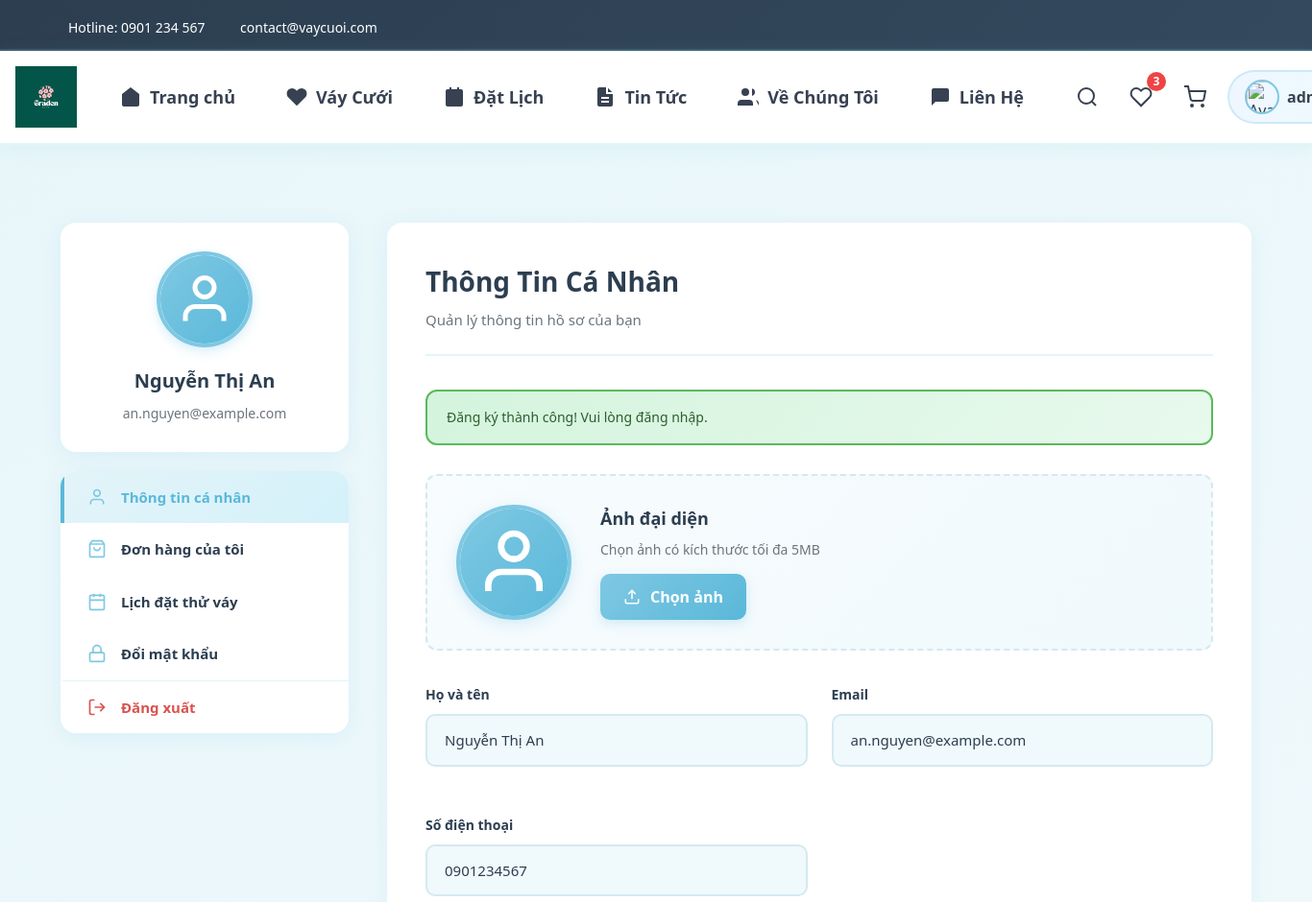
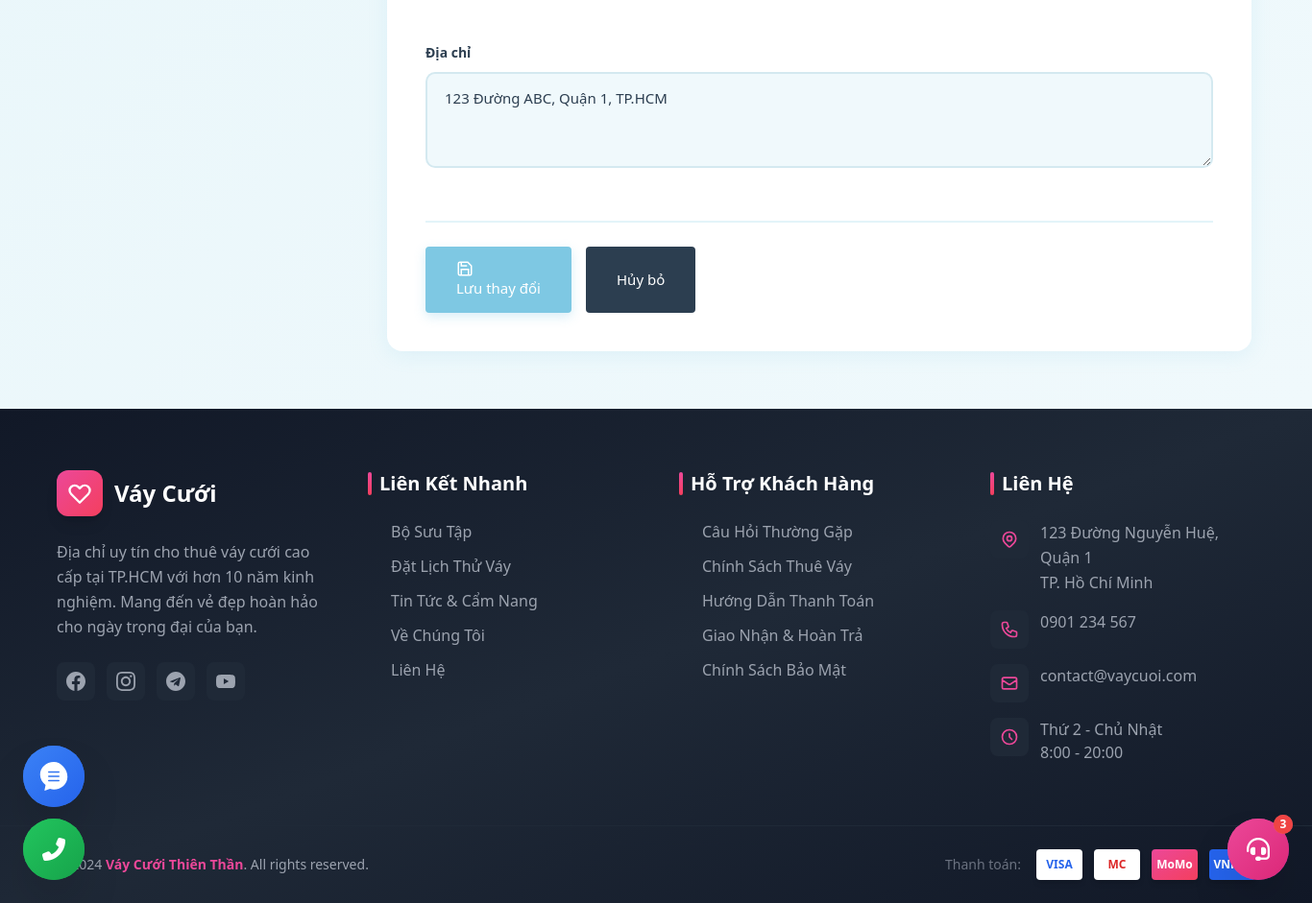
Page /account.php (signed in) on the committed database (2 pictures, top to bottom).
### tables this page shows
CREATE TABLE nguoi_dung (
   id BIGINT AUTO_INCREMENT PRIMARY KEY,
   ho_ten VARCHAR(255) NOT NULL,
   email VARCHAR(150) NOT NULL UNIQUE,
   mat_khau VARCHAR(255) NOT NULL,
   so_dien_thoai VARCHAR(30),
   dia_chi TEXT,
   created_at TIMESTAMP DEFAULT CURRENT_TIMESTAMP
);

### account.php (the view, shortened to what this page needs)
<?php
require_once 'includes/config.php';
$user_id = $_SESSION['user_id'];
$stmt = $conn->prepare("SELECT * FROM nguoi_dung WHERE id = ?");
$stmt->bind_param("i", $user_id);
$stmt->execute();
$result = $stmt->get_result();
$user = $result->fetch_assoc();
?>
<link rel="stylesheet" href="assets/css/account.css">
<?php require_once 'includes/header.php'; ?>
<div class="account-container">
    <div class="container">
        <div class="account-layout">
            <aside class="account-sidebar">
                <div class="user-profile-card">
                    <div class="profile-avatar">
                        <?php if (!empty($user['avt'])): ?>
                            <img src="<?php echo htmlspecialchars($user['avt']); ?>" alt="Avatar">
                        <?php else: ?>
                            <div class="avatar-placeholder">
                                <svg width="60" height="60" viewBox="0 0 24 24" fill="none" stroke="currentColor" stroke-width="2">
                                    <path d="M20 21v-2a4 4 0 0 0-4-4H8a4 4 0 0 0-4 4v2"/>
                                    <circle cx="12" cy="7" r="4"/>
                                </svg>
                            </div>
                        <?php endif; ?>
                    </div>
                    <h3><?php echo htmlspecialchars($user['ho_ten']); ?></h3>
                    <p><?php echo htmlspecialchars($user['email']); ?></p>
                </div>
                <nav class="account-menu">
                    <a href="account.php" class="menu-item active">
                        <svg width="20" height="20" viewBox="0 0 24 24" fill="none" stroke="currentColor" stroke-width="2">
                            <path d="M20 21v-2a4 4 0 0 0-4-4H8a4 4 0 0 0-4 4v2"/>
                            <circle cx="12" cy="7" r="4"/>
                        </svg>
                        Thông tin cá nhân
                    </a>
                    <a href="orders.php" class="menu-item">
                        <svg width="20" height="20" viewBox="0 0 24 24" fill="none" stroke="currentColor" stroke-width="2">
                            <path d="M6 2L3 6v14a2 2 0 0 0 2 2h14a2 2 0 0 0 2-2V6l-3-4z"/>
                            <line x1="3" y1="6" x2="21" y2="6"/>
                            <path d="M16 10a4 4 0 0 1-8 0"/>
                        </svg>
                        Đơn hàng của tôi
                    </a>
                    <a href="booking.php" class="menu-item">
                        <svg width="20" height="20" viewBox="0 0 24 24" fill="none" stroke="currentColor" stroke-width="2">
                            <rect x="3" y="4" width="18" height="18" rx="2" ry="2"/>
                            <line x1="16" y1="2" x2="16" y2="6"/>
                            <line x1="8" y1="2" x2="8" y2="6"/>
                            <line x1="3" y1="10" x2="21" y2="10"/>
                        </svg>
                        Lịch đặt thử váy
                    </a>
                    <a href="change-password.php" class="menu-item">
                        <svg width="20" height="20" viewBox="0 0 24 24" fill="none" stroke="currentColor" stroke-width="2">
                            <rect x="3" y="11" width="18" height="11" rx="2" ry="2"/>
                            <path d="M7 11V7a5 5 0 0 1 10 0v4"/>
                        </svg>
                        Đổi mật khẩu
                    </a>
                    <a href="logout.php" class="menu-item logout">
                        <svg width="20" height="20" viewBox="0 0 24 24" fill="none" stroke="currentColor" stroke-width="2">
                            <path d="M9 21H5a2 2 0 0 1-2-2V5a2 2 0 0 1 2-2h4"/>
                            <polyline points="16 17 21 12 16 7"/>
                            <line x1="21" y1="12" x2="9" y2="12"/>
                        </svg>
                        Đăng xuất
                    </a>
                </nav>
            </aside>
            <div class="account-content">
                <div class="content-header">
                    <h2>Thông Tin Cá Nhân</h2>
                    <p>Quản lý thông tin hồ sơ của bạn</p>
                </div>
                <?php if (isset($_SESSION['success'])): ?>
                    <div class="alert alert-success">
                        <?php echo htmlspecialchars($_SESSION['success']); unset($_SESSION['success']); ?>
                    </div>
                <?php endif; ?>
                <form action="update-profile.php" method="POST" enctype="multipart/form-data" class="profile-form">
                    <div class="avatar-upload-section">
                        <div class="current-avatar">
                            <?php if (!empty($user['avt'])): ?>
                                <img src="<?php echo htmlspecialchars($user['avt']); ?>" alt="Avatar" id="preview-avatar">
                            <?php else: ?>
                                <div class="avatar-placeholder" id="preview-avatar">
                                    <svg width="80" height="80" viewBox="0 0 24 24" fill="none" stroke="currentColor" stroke-width="2">
                                        <path d="M20 21v-2a4 4 0 0 0-4-4H8a4 4 0 0 0-4 4v2"/>
                                        <circle cx="12" cy="7" r="4"/>
                                    </svg>
                                </div>
                            <?php endif; ?>
                        </div>
                        <div class="avatar-upload-info">
                            <h4>Ảnh đại diện</h4>
                            <p>Chọn ảnh có kích thước tối đa 5MB</p>
                            <label for="avatar-input" class="btn-upload">
                                <svg width="18" height="18" viewBox="0 0 24 24" fill="none" stroke="currentColor" stroke-width="2">
                                    <path d="M21 15v4a2 2 0 0 1-2 2H5a2 2 0 0 1-2-2v-4"/>
                                    <polyline points="17 8 12 3 7 8"/>
                                    <line x1="12" y1="3" x2="12" y2="15"/>
                                </svg>
                                Chọn ảnh
                            </label>
                        </div>
                    </div>
                    <div class="form-grid">
                        <div class="form-group">
                            <label for="ho_ten">Họ và tên</label>
                            <input type="text" id="ho_ten" name="ho_ten" value="<?php echo htmlspecialchars($user['ho_ten']); ?>" required>
                        </div>
                        <div class="form-group">
                            <label for="email">Email</label>
                            <input type="email" id="email" name="email" value="<?php echo htmlspecialchars($user['email']); ?>" required>
                        </div>
                        <div class="form-group">
                            <label for="so_dien_thoai">Số điện thoại</label>
                            <input type="tel" id="so_dien_thoai" name="so_dien_thoai" value="<?php echo htmlspecialchars($user['so_dien_thoai'] ?? ''); ?>" pattern="[0-9]{10,11}">
                        </div>
                        <div class="form-group full-width">
                            <label for="dia_chi">Địa chỉ</label>
                            <textarea id="dia_chi" name="dia_chi" rows="3"><?php echo htmlspecialchars($user['dia_chi'] ?? ''); ?></textarea>
                        </div>
                    </div>
                    <div class="form-actions">
                        <button type="submit" class="btn btn-primary">
                            <svg width="18" height="18" viewBox="0 0 24 24" fill="none" stroke="currentColor" stroke-width="2">
                                <path d="M19 21H5a2 2 0 0 1-2-2V5a2 2 0 0 1 2-2h11l5 5v11a2 2 0 0 1-2 2z"/>
                                <polyline points="17 21 17 13 7 13 7 21"/>
                                <polyline points="7 3 7 8 15 8"/>
                            </svg>
                            Lưu thay đổi
                        </button>
                        <button type="reset" class="btn btn-secondary">Hủy bỏ</button>
                    </div>
                </form>
            </div>
        </div>
    </div>
</div>
<?php require_once 'includes/footer.php'; ?>

### assets/css/account.css (style rules this page uses)
.account-container { min-height: 80vh; padding: 60px 0; background: linear-gradient(135deg, #e8f6fa 0%, #f0f9fc 100%); }
.account-layout { display: grid; grid-template-columns: 300px 1fr; gap: 40px; margin-top: 20px; }
.account-sidebar { position: sticky; top: 120px; height: fit-content; }
.user-profile-card { background: white; border-radius: 16px; padding: 30px; text-align: center; box-shadow: 0 4px 20px rgba(126, 200, 227, 0.15); margin-bottom: 20px; }
.profile-avatar { width: 100px; height: 100px; margin: 0 auto 20px; border-radius: 50%; overflow: hidden; border: 4px solid #7ec8e3; box-shadow: 0 4px 12px rgba(126, 200, 227, 0.3); }
.avatar-placeholder { width: 100%; height: 100%; background: linear-gradient(135deg, #7ec8e3 0%, #5ab8d9 100%); display: flex; align-items: center; justify-content: center; color: white; }
.user-profile-card h3 { font-size: 20px; color: #2c3e50; margin-bottom: 8px; font-weight: 700; }
.user-profile-card p { color: #6c757d; font-size: 14px; }
.account-menu { background: white; border-radius: 16px; overflow: hidden; box-shadow: 0 4px 20px rgba(126, 200, 227, 0.15); }
.menu-item { display: flex; align-items: center; gap: 15px; padding: 16px 24px; color: #2c3e50; font-weight: 600; font-size: 15px; transition: all 0.3s ease; border-left: 4px solid transparent; }
.menu-item.active { background: linear-gradient(135deg, #e3f4f9 0%, #d4f1f9 100%); color: #5ab8d9; border-left-color: #5ab8d9; }
.menu-item svg { color: #7ec8e3; flex-shrink: 0; }
.menu-item.logout { color: #d9534f; border-top: 1px solid #e3f4f9; }
.menu-item.logout svg { color: #d9534f; }
.account-content { background: white; border-radius: 16px; padding: 40px; box-shadow: 0 4px 20px rgba(126, 200, 227, 0.15); }
.content-header { margin-bottom: 35px; padding-bottom: 25px; border-bottom: 2px solid #e3f4f9; }
.content-header h2 { font-size: 28px; color: #2c3e50; margin-bottom: 8px; font-weight: 800; }
.content-header p { color: #6c757d; font-size: 15px; }
.avatar-upload-section { display: flex; align-items: center; gap: 30px; padding: 30px; background: linear-gradient(135deg, #f8fcfe 0%, #f0f9fc 100%); border-radius: 12px; margin-bottom: 35px; border: 2px dashed #d4e9f0; }
.current-avatar { width: 120px; height: 120px; border-radius: 50%; overflow: hidden; border: 4px solid #7ec8e3; box-shadow: 0 4px 16px rgba(126, 200, 227, 0.3); flex-shrink: 0; }
.avatar-upload-info h4 { font-size: 18px; color: #2c3e50; margin-bottom: 8px; font-weight: 700; }
.avatar-upload-info p { color: #6c757d; font-size: 14px; margin-bottom: 15px; }
.btn-upload { display: inline-flex; align-items: center; gap: 10px; padding: 12px 24px; background: linear-gradient(135deg, #7ec8e3 0%, #5ab8d9 100%); color: white; border-radius: 10px; font-weight: 600; cursor: pointer; transition: all 0.3s ease; box-shadow: 0 4px 12px rgba(126, 200, 227, 0.3); }
.profile-form { margin-top: 30px; }
.form-grid { display: grid; grid-template-columns: 1fr 1fr; gap: 25px; margin-bottom: 30px; }
.form-group { display: flex; flex-direction: column; }
.form-group.full-width { grid-column: 1 / -1; }
.form-group label { font-weight: 600; color: #2c3e50; margin-bottom: 10px; font-size: 14px; }
.form-group input, .form-group textarea { padding: 14px 18px; border: 2px solid #d4e9f0; border-radius: 10px; font-size: 15px; transition: all 0.3s ease; background: #f8fcfe; font-family: inherit; }
.form-group textarea { resize: vertical; min-height: 100px; }
.form-actions { display: flex; gap: 15px; padding-top: 25px; border-top: 2px solid #e3f4f9; }
.btn { padding: 14px 32px; border-radius: 10px; font-weight: 700; font-size: 15px; cursor: pointer; transition: all 0.3s ease; display: inline-flex; align-items: center; gap: 10px; border: none; }
.btn-primary { background: linear-gradient(135deg, #7ec8e3 0%, #5ab8d9 100%); color: white; box-shadow: 0 4px 12px rgba(126, 200, 227, 0.3); }
.btn-secondary { background: #e3f4f9; color: #5ab8d9; }
.alert { padding: 16px 20px; border-radius: 12px; margin-bottom: 25px; font-size: 14px; line-height: 1.6; }
.alert-success { background: linear-gradient(135deg, #d4f4dd 0%, #e8f9ed 100%); border: 2px solid #5cb85c; color: #2d5f2d; }

### rows in the picture
nguoi_dung: ho_ten "Nguyễn Thị An", email "an.nguyen@example.com", so_dien_thoai "0901234567", dia_chi "123 Đường ABC, Quận 1, TP.HCM"

### other values in the picture
$_SESSION['user_name'] "admin_mana…"
$_SESSION['success'] "Đăng ký thành công! Vui lòng đăng nhập."
SITE_NAME "Váy Cưới Thiên Thần"
